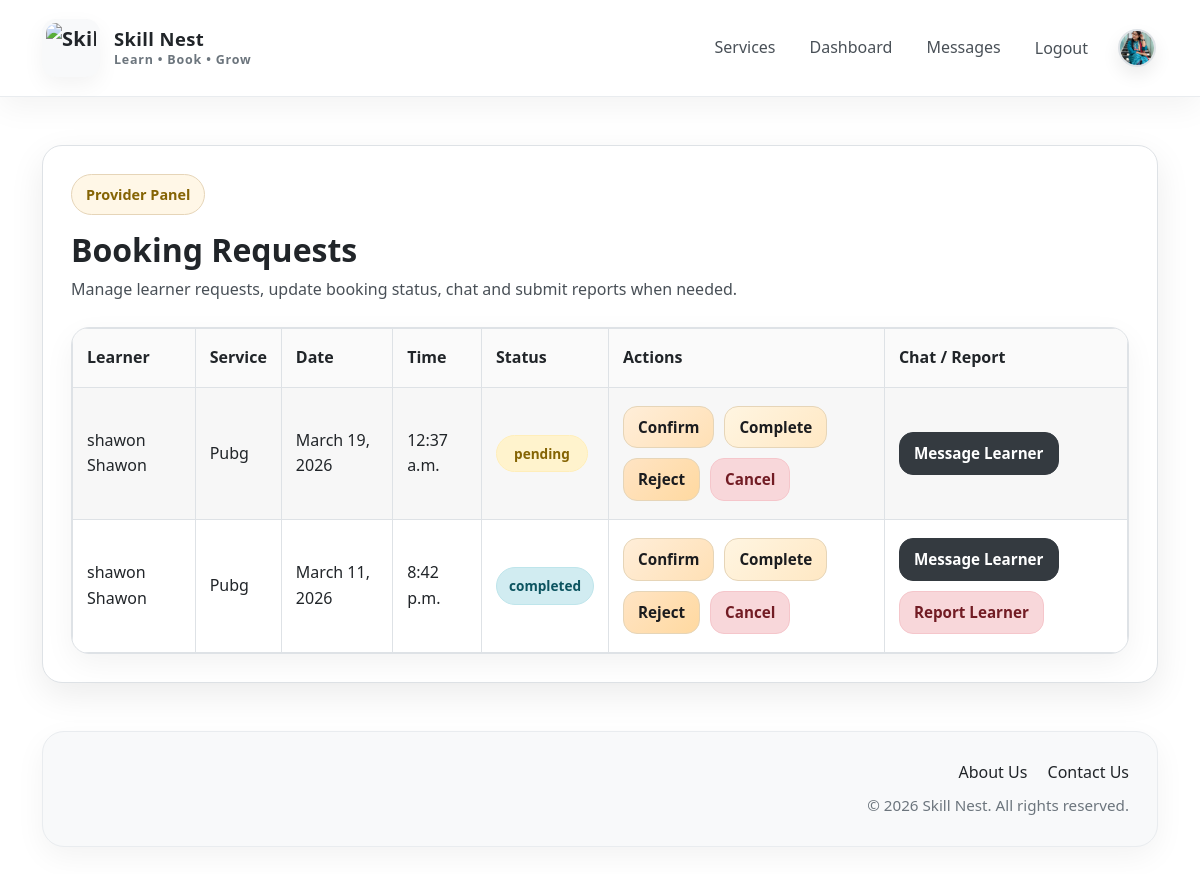
The app's page /bookings/provider/ (signed in) with its own data.
### accounts/models.py (models this page shows, shortened)
class User(AbstractUser):
    ROLE_CHOICES = (
        ('learner', 'Learner'),
        ('provider', 'Provider'),
        ('admin_user', 'Admin User'),
    )
    role = models.CharField(max_length=20, choices=ROLE_CHOICES, default='learner')
    email = models.EmailField(unique=True)
    division = models.CharField(max_length=100, blank=True)
    city = models.CharField(max_length=100, blank=True)
    area = models.CharField(max_length=100, blank=True)
    address = models.TextField(blank=True)
    phone = models.CharField(max_length=20, blank=True)
    profile_picture = models.ImageField(upload_to='profiles/', blank=True, null=True)
    is_provider_verified = models.BooleanField(default=False)
    is_suspended = models.BooleanField(default=False)
    temporary_password_sent = models.BooleanField(default=False)
    USERNAME_FIELD = 'email'
    REQUIRED_FIELDS = ['username']

### bookings/models.py (models this page shows, shortened)
class Booking(models.Model):
    STATUS_CHOICES = (
        ('pending', 'Pending'),
        ('confirmed', 'Confirmed'),
        ('completed', 'Completed'),
        ('cancelled', 'Cancelled'),
        ('rejected', 'Rejected'),
    )
    learner = models.ForeignKey(
        settings.AUTH_USER_MODEL,
        on_delete=models.CASCADE,
        related_name='learner_bookings'
    )
    provider = models.ForeignKey(
        settings.AUTH_USER_MODEL,
        on_delete=models.CASCADE,
        related_name='provider_bookings'
    )
    service = models.ForeignKey(
        Service,
        on_delete=models.CASCADE,
        related_name='bookings'
    )
    booking_date = models.DateField()
    booking_time = models.TimeField()
    status = models.CharField(max_length=20, choices=STATUS_CHOICES, default='pending')
    notes = models.TextField(blank=True)
    created_at = models.DateTimeField(auto_now_add=True)

### services/models.py (models this page shows, shortened)
class Service(models.Model):
    provider = models.ForeignKey(settings.AUTH_USER_MODEL, on_delete=models.CASCADE, related_name='services')
    category = models.ForeignKey(ServiceCategory, on_delete=models.SET_NULL, null=True, related_name='services')
    title = models.CharField(max_length=200)
    description = models.TextField()
    price = models.DecimalField(max_digits=10, decimal_places=2)
    duration_minutes = models.PositiveIntegerField()
    division = models.CharField(max_length=100)
    city = models.CharField(max_length=100)
    area = models.CharField(max_length=100)
    address = models.TextField()
    image = models.ImageField(upload_to='services/', blank=True, null=True)
    is_active = models.BooleanField(default=True)
    created_at = models.DateTimeField(auto_now_add=True)
    updated_at = models.DateTimeField(auto_now=True)
    class Meta:
        ordering = ['-created_at']

### accounts/decorators.py (the view)
    def wrapper(request, *args, **kwargs):
        if not request.user.is_authenticated:
            messages.error(request, 'Please log in first.')
            return redirect('login')
        if request.user.role != 'provider':
            messages.error(request, 'Only providers can access this page.')
            return redirect('dashboard_redirect')
        return view_func(request, *args, **kwargs)

### bookings/views.py (called while the page is built)
@provider_required
def provider_booking_list(request):
    bookings = Booking.objects.filter(provider=request.user).order_by('-created_at')
    return render(request, 'bookings/provider_booking_list.html', {'bookings': bookings})

### templates/bookings/provider_booking_list.html
{% extends 'base.html' %}
{% block content %}
<div class="content-shell">
    <div class="mb-4">
        <span class="soft-badge">Provider Panel</span>
        <h2 class="section-title mt-3 mb-2">Booking Requests</h2>
        <p class="section-subtitle">
            Manage learner requests, update booking status, chat and submit reports when needed.
        </p>
    </div>
    <div class="table-responsive booking-table-wrap">
        <table class="table table-bordered table-striped booking-table align-middle mb-0">
            <thead>
                <tr>
                    <th>Learner</th>
                    <th>Service</th>
                    <th>Date</th>
                    <th>Time</th>
                    <th>Status</th>
                    <th>Actions</th>
                    <th>Chat / Report</th>
                </tr>
            </thead>
            <tbody>
                {% for booking in bookings %}
                <tr>
                    <td>{{ booking.learner.get_full_name|default:booking.learner.username }}</td>
                    <td>{{ booking.service.title }}</td>
                    <td>{{ booking.booking_date }}</td>
                    <td>{{ booking.booking_time }}</td>
                    <td>
                        {% if booking.status == 'pending' %}
                            <span class="booking-status-badge status-pending">{{ booking.status }}</span>
                        {% elif booking.status == 'confirmed' %}
                            <span class="booking-status-badge status-confirmed">{{ booking.status }}</span>
                        {% elif booking.status == 'completed' %}
                            <span class="booking-status-badge status-completed">{{ booking.status }}</span>
                        {% elif booking.status == 'rejected' %}
                            <span class="booking-status-badge status-rejected">{{ booking.status }}</span>
                        {% elif booking.status == 'cancelled' %}
                            <span class="booking-status-badge status-cancelled">{{ booking.status }}</span>
                        {% else %}
                            <span class="booking-status-badge status-default">{{ booking.status }}</span>
                        {% endif %}
                    </td>
                    <td>
                        <div class="booking-action-group">
                            <a href="{% url 'update_booking_status' booking.id 'confirmed' %}" class="btn booking-btn booking-btn-teal">
                                Confirm
                            </a>
                            <a href="{% url 'update_booking_status' booking.id 'completed' %}" class="btn booking-btn booking-btn-primary">
                                Complete
                            </a>
                            <a href="{% url 'update_booking_status' booking.id 'rejected' %}" class="btn booking-btn booking-btn-gold">
                                Reject
                            </a>
                            <a href="{% url 'update_booking_status' booking.id 'cancelled' %}" class="btn booking-btn booking-btn-danger">
                                Cancel
                            </a>
                        </div>
                    </td>
                    <td>
                        <div class="booking-action-group">
                            {% if booking.status != 'cancelled' and booking.status != 'rejected' %}
                                <a href="{% url 'conversation_detail' booking.learner.id %}" class="btn booking-btn booking-btn-dark">
                                    Message Learner
                                </a>
                            {% endif %}
                            {% if booking.status == 'completed' %}
                                <a href="{% url 'submit_report' booking.id %}" class="btn booking-btn booking-btn-danger">
                                    Report Learner
                                </a>
                            {% endif %}
                        </div>
                    </td>
                </tr>
                {% empty %}
                <tr>
                    <td colspan="7" class="text-center empty-booking-text">No booking requests found.</td>
                </tr>
                {% endfor %}
            </tbody>
        </table>
    </div>
</div>
{% endblock %}

### templates/base.html (shortened to what this page needs)
{% load static %}
<!DOCTYPE html>
<html lang="en">
<head>
    <link href="https://cdn.jsdelivr.net/npm/bootstrap@5.3.3/dist/css/bootstrap.min.css" rel="stylesheet">
    <link rel="stylesheet" href="{% static 'css/style.css' %}">
</head>
<body class="skillnest-body d-flex flex-column min-vh-100">
<nav class="navbar navbar-expand-lg skillnest-navbar sticky-top">
    <div class="container">
        <a class="navbar-brand skillnest-brand" href="{% url 'home' %}">
            <img src="{% static 'img/logo.png' %}" alt="Skill Nest Logo" class="skillnest-logo">
            <div class="brand-text-wrap">
                <span class="brand-title">Skill Nest</span>
                <span class="brand-subtitle">Learn • Book • Grow</span>
            </div>
        </a>
        <div class="collapse navbar-collapse" id="navbarNav">
            {% if user.is_authenticated %}
                <ul class="navbar-nav ms-auto align-items-lg-center nav-gap">
                    <li class="nav-item">
                        <a class="nav-link skillnest-nav-link {% if request.resolver_match.url_name == 'service_list' %}active{% endif %}"
                           href="{% url 'service_list' %}">Services</a>
                    </li>
                    <li class="nav-item">
                        <a class="nav-link skillnest-nav-link {% if request.resolver_match.url_name == 'dashboard_redirect' %}active{% endif %}"
                           href="{% url 'dashboard_redirect' %}">Dashboard</a>
                    </li>
                    <li class="nav-item">
                        <a class="nav-link skillnest-nav-link {% if request.resolver_match.url_name == 'inbox' %}active{% endif %}"
                           href="{% url 'inbox' %}">Messages</a>
                    </li>
                    <li class="nav-item">
                        <form method="post" action="{% url 'logout' %}" class="d-inline">
                            <button type="submit" class="nav-link btn btn-link text-decoration-none skillnest-nav-link navbar-logout-btn">
                                Logout
                            </button>
                        </form>
                    </li>
                    <li class="nav-item ms-lg-2">
                        <a class="navbar-profile-link" href="{% url 'profile_manage' %}" title="Profile">
                            {% if user.profile_picture %}
                                <img src="{{ user.profile_picture.url }}"
                                     alt="Profile"
                                     class="navbar-profile-img">
                            {% else %}
                                <div class="navbar-profile-placeholder">
                                    {{ user.username|first|upper }}
                                </div>
                            {% endif %}
                        </a>
                    </li>
                </ul>
            {% endif %}
        </div>
    </div>
</nav>
<main class="container mt-4 mt-lg-5 flex-grow-1">
    {% block content %}{% endblock %}
</main>
<footer class="skillnest-footer mt-5">
    <div class="container">
        <div class="footer-shell">
            <div class="row g-4 align-items-center">
                <div class="col-lg-6">
                </div>
                <div class="col-lg-6 text-lg-end">
                    <div class="footer-links mb-2">
                        <a href="{% url 'about_us' %}" class="footer-link me-3">About Us</a>
                        <a href="{% url 'contact_us' %}" class="footer-link">Contact Us</a>
                    </div>
                    <p class="footer-copy mb-0">© 2026 Skill Nest. All rights reserved.</p>
                </div>
            </div>
        </div>
    </div>
</footer>
</body>
</html>

### records on screen
User: profile_picture (picture)
Booking: learner.get_full_name "shawon Shawon", service "Pubg", booking_date "March 19, 2026", booking_time "12:37 a.m.", status "pending", shows "Message Learner"
Booking: learner.get_full_name "shawon Shawon", service "Pubg", booking_date "March 11, 2026", booking_time "8:42 p.m.", status "completed", shows "Message Learner", shows "Report Learner"
